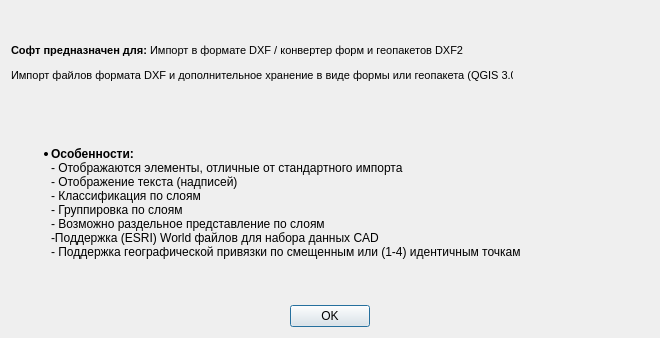
<?xml version="1.0" encoding="UTF-8"?>
<ui version="4.0">
 <class>Dialog</class>
 <widget class="QDialog" name="Dialog">
  <property name="geometry">
   <rect>
    <x>0</x>
    <y>0</y>
    <width>509</width>
    <height>313</height>
   </rect>
  </property>
  <property name="windowTitle">
   <string>EZUSoft: Another DXF Import / DXF2Shape Converter</string>
  </property>
  <layout class="QGridLayout" name="gridLayout">
   <item row="0" column="1">
    <widget class="QLabel" name="label">
     <property name="enabled">
      <bool>true</bool>
     </property>
     <property name="sizePolicy">
      <sizepolicy hsizetype="Fixed" vsizetype="Fixed">
       <horstretch>0</horstretch>
       <verstretch>0</verstretch>
      </sizepolicy>
     </property>
     <property name="minimumSize">
      <size>
       <width>130</width>
       <height>130</height>
      </size>
     </property>
     <property name="maximumSize">
      <size>
       <width>130</width>
       <height>130</height>
      </size>
     </property>
     <property name="text">
      <string/>
     </property>
     <property name="pixmap">
      <pixmap>../../DXF-PostGIS-Converter-main/src/plugins/dxf_tools/AnotherDXF2Shape:icon.png</pixmap>
     </property>
     <property name="scaledContents">
      <bool>true</bool>
     </property>
     <property name="alignment">
      <set>Qt::AlignRight|Qt::AlignTop|Qt::AlignTrailing</set>
     </property>
    </widget>
   </item>
   <item row="0" column="0">
    <widget class="QLabel" name="label_2">
     <property name="minimumSize">
      <size>
       <width>502</width>
       <height>0</height>
      </size>
     </property>
     <property name="text">
      <string>&lt;!DOCTYPE HTML PUBLIC &quot;&quot;&gt;
&lt;html&gt;&lt;head&gt;&lt;meta name=&quot;qrichtext&quot; content=&quot;1&quot; /&gt;&lt;style type=&quot;text/css&quot;&gt;
p, li { white-space: pre-wrap; }
&lt;/style&gt;&lt;/head&gt;&lt;body style=&quot; font-family:'MS Shell Dlg 2'; font-size:8pt; font-weight:400; font-style:normal;&quot;&gt;
&lt;p style=&quot; margin-top:12px; margin-bottom:12px; margin-left:0px; margin-right:0px; -qt-block-indent:0; text-indent:0px;&quot;&gt;&lt;span style=&quot; font-weight:600;&quot;&gt;Софт предназначен для: &lt;/span&gt;Импорт в формате DXF / конвертер форм и геопакетов DXF2 &lt;/p&gt;
&lt;p style=&quot; margin-top:12px; margin-bottom:12px; margin-left:0px; margin-right:0px; -qt-block-indent:0; text-indent:0px;&quot;&gt;&lt;a name=&quot;result_box&quot;&gt;&lt;/a&gt;Импорт файлов формата DXF и дополнительное хранение в виде формы или геопакета (QGIS 3.0)&lt;/p&gt;
&lt;p style=&quot;-qt-paragraph-type:empty; margin-top:12px; margin-bottom:12px; margin-left:0px; margin-right:0px; -qt-block-indent:0; text-indent:0px;&quot;&gt;&lt;br /&gt;&lt;/p&gt;&lt;/body&gt;&lt;/html&gt;</string>
     </property>
     <property name="scaledContents">
      <bool>false</bool>
     </property>
     <property name="openExternalLinks">
      <bool>true</bool>
     </property>
    </widget>
   </item>
   <item row="2" column="0" colspan="2">
    <widget class="QDialogButtonBox" name="buttonBox">
     <property name="orientation">
      <enum>Qt::Horizontal</enum>
     </property>
     <property name="standardButtons">
      <set>QDialogButtonBox::Ok</set>
     </property>
     <property name="centerButtons">
      <bool>true</bool>
     </property>
    </widget>
   </item>
   <item row="1" column="0" colspan="2">
    <widget class="QLabel" name="lblLink">
     <property name="sizePolicy">
      <sizepolicy hsizetype="Fixed" vsizetype="Fixed">
       <horstretch>0</horstretch>
       <verstretch>0</verstretch>
      </sizepolicy>
     </property>
     <property name="locale">
      <locale language="English" country="UnitedStates"/>
     </property>
     <property name="text">
      <string>&lt;html&gt;&lt;head/&gt;&lt;body&gt;&lt;ul style=&quot;margin-top: 0px; margin-bottom: 0px; margin-left: 0px; margin-right: 0px; -qt-list-indent: 1;&quot;&gt;&lt;li style=&quot; margin-top:0px; margin-bottom:0px; margin-left:0px; margin-right:0px; -qt-block-indent:0; text-indent:0px;&quot;&gt;&lt;span style=&quot; font-weight:600;&quot;&gt;Особенности:&lt;/span&gt;&lt;br/&gt;- Отображаются элементы, отличные от стандартного импорта&lt;br/&gt;- Отображение текста (надписей)&lt;br/&gt;- Классификация по слоям&lt;br/&gt;- Группировка по слоям&lt;br/&gt;- Возможно раздельное представление по слоям&lt;br/&gt;-Поддержка (ESRI) World файлов для набора данных CAD &lt;br/&gt;- Поддержка географической привязки по смещенным или (1-4) идентичным точкам&lt;/li&gt;&lt;/ul&gt;&lt;p&gt;&lt;br/&gt;&lt;/p&gt;&lt;/body&gt;&lt;/html&gt;</string>
     </property>
     <property name="openExternalLinks">
      <bool>true</bool>
     </property>
    </widget>
   </item>
  </layout>
 </widget>
 <resources/>
 <connections>
  <connection>
   <sender>buttonBox</sender>
   <signal>accepted()</signal>
   <receiver>Dialog</receiver>
   <slot>accept()</slot>
   <hints>
    <hint type="sourcelabel">
     <x>248</x>
     <y>254</y>
    </hint>
    <hint type="destinationlabel">
     <x>157</x>
     <y>274</y>
    </hint>
   </hints>
  </connection>
  <connection>
   <sender>buttonBox</sender>
   <signal>rejected()</signal>
   <receiver>Dialog</receiver>
   <slot>reject()</slot>
   <hints>
    <hint type="sourcelabel">
     <x>316</x>
     <y>260</y>
    </hint>
    <hint type="destinationlabel">
     <x>286</x>
     <y>274</y>
    </hint>
   </hints>
  </connection>
 </connections>
</ui>
